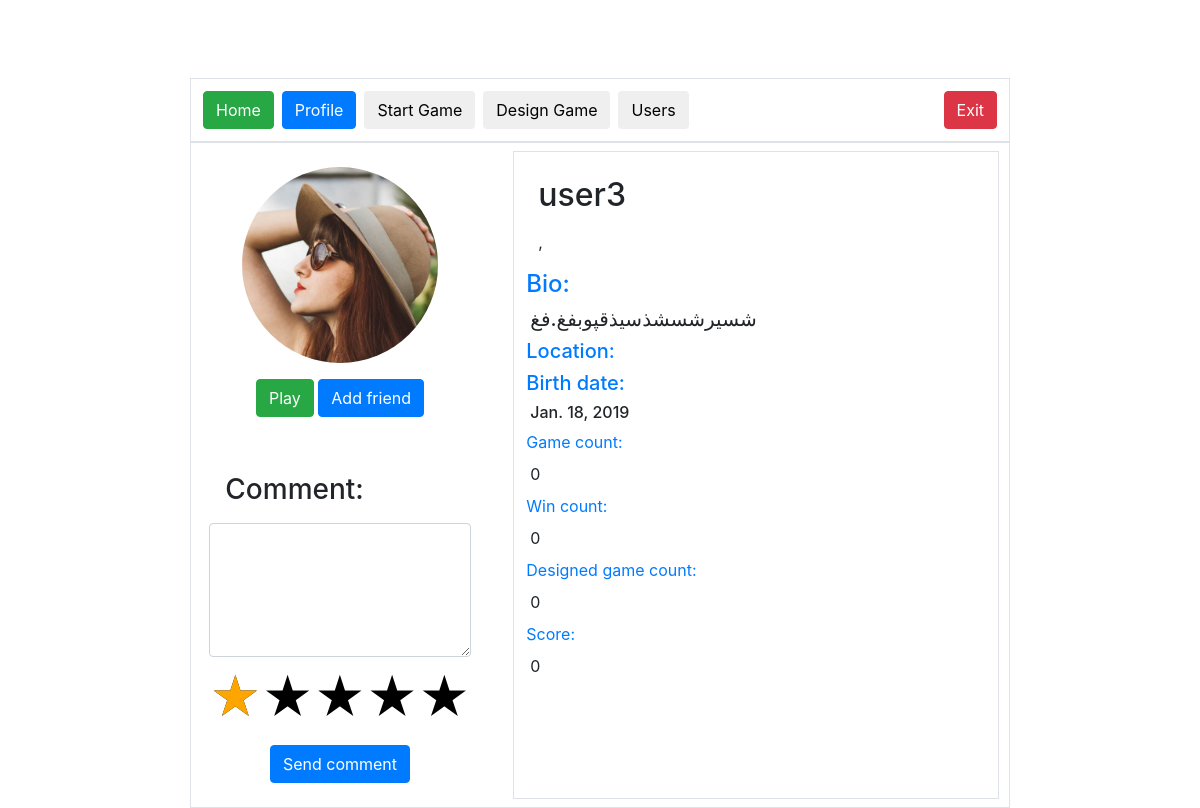
Screenshot of /profile/3/ with the database file from the repository.
### game_backend/models.py (models this page shows)
class Profile(models.Model):
    user = models.OneToOneField(User, on_delete=models.CASCADE)
    bio = models.TextField(max_length=500, blank=True)
    location = models.CharField(max_length=30, blank=True)
    birth_date = models.DateField(null=True, blank=True)
    game_count = models.IntegerField(default=0, blank=False, null=False)
    win_count = models.IntegerField(default=0, blank=False, null=False)
    designed_game_count = models.IntegerField(default=0, blank=False, null=False)
    score = models.IntegerField(default=0, blank=False, null=False)
    is_online = models.BooleanField(default=False)
    avatar = models.ImageField(upload_to='static/img/list-icons',
                               blank=True,
                               null=True,
                               verbose_name="avatar")
    date_added = models.DateField()

### game_backend/views.py (the view)
# urls.py: path('profile/', get_profile),
def get_profile(request, id=None):
    template = loader.get_template('profile.html')
    if id:
        profile = Profile.objects.get(id=id)
    else:
        user = User.objects.get(id=request.user.id)
        profile = Profile.objects.get(user=user)
    context = {'profile' : profile}
    return HttpResponse(template.render(context, request))

### templates/profile.html (shortened to what this page needs)
{% extends 'base.html' %}
{% block tabs %}
    <a href="/">
        <button type="button" class="btn btn-success float-left m-1">Home</button>
    </a>
    <a href="#">
        <button type="button" class="btn btn-primary float-left m-1">Profile</button>
    </a>
    <a href="/all-games/">
        <button type="button" class="btn float-left m-1">Start Game</button>
    </a>
    <a href="/design-game/">
        <button type="button" class="btn float-left m-1">Design Game</button>
    </a>
    <a href="/all-users/">
        <button type="button" class="btn float-left m-1">Users</button>
    </a>
{% endblock %}
{% block page_content %}
    <div class="row">
        <div class="col-md-8 mx-auto text-center border p-2">
            <div class="row">
                <div class="col-md-4 mx-auto text-center  p-2">
                    <img class="img-fluid rounded-circle w-75 m-2 mx-auto" src={{ profile.avatar.url }}>
                    <a href="#" class="btn btn-success mx-auto m-2">Play</a>
                    <button id="add_friend" href="#" class="btn btn-primary mx-auto m-2">Add friend</button>
                    <div class="form-group">
                        <p class="m-3 mt-5 h3 text-left ">Comment:</p>
                        <textarea class="form-control" rows="5" id="comment"></textarea>
                    </div>
                    <div class="float-left">
                        <form class="rating">
                            <label>
                                <span class="icon">★</span>
                            </label>
                            <label>
                                <span class="icon">★</span>
                                <span class="icon">★</span>
                            </label>
                            <label>
                                <span class="icon">★</span>
                                <span class="icon">★</span>
                                <span class="icon">★</span>
                            </label>
                            <label>
                                <span class="icon">★</span>
                                <span class="icon">★</span>
                                <span class="icon">★</span>
                                <span class="icon">★</span>
                            </label>
                            <label>
                                <span class="icon">★</span>
                                <span class="icon">★</span>
                                <span class="icon">★</span>
                                <span class="icon">★</span>
                                <span class="icon">★</span>
                            </label>
                        </form>
                    </div>
                    <button id="user_review" href="#" class="btn btn-primary mx-auto m-2">Send comment</button>
                </div>
                <div class="col-md-7 mx-auto text-center border p-2">
                    <p class="m-3 h2 text-left" id="username_box">{{ profile.user.username }} </p>
                    <p class="m-3 text-left ">{{ profile.user.first_name }},{{ profile.user.last_name }} </p>
                    <p class="m-1 h4 text-primary text-left">Bio:</p>
                    <p class="m-2 h5 text-left">{{ profile.bio }} </p>
                    <p class="m-1 h5 text-primary text-left">Location:</p>
                    <p class="m-1 h5 text-primary text-left">Birth date:</p>
                    <p class="m-2 h6 text-left">{{ profile.birth_date }} </p>
                    <p class="m-1 text-primary text-left">Game count:</p>
                    <p class="m-2 text-left">{{ profile.game_count }} </p>
                    <p class="m-1 text-primary text-left">Win count:</p>
                    <p class="m-2 text-left">{{ profile.win_count }} </p>
                    <p class="m-1 text-primary text-left">Designed game count:</p>
                    <p class="m-2 text-left">{{ profile.designed_game_count }} </p>
                    <p class="m-1 text-primary text-left">Score:</p>
                    <p class="m-2 text-left">{{ profile.score }} </p>
                </div>
            </div>
        </div>
    </div>
{% endblock %}

### templates/base.html (shortened to what this page needs)
{% load static %}
<!DOCTYPE html>
<html lang="en">
<head>
    <link rel="stylesheet" href="https://maxcdn.bootstrapcdn.com/bootstrap/4.1.3/css/bootstrap.min.css">
    <link rel="stylesheet" href="https://cdnjs.cloudflare.com/ajax/libs/font-awesome/4.7.0/css/font-awesome.min.css">
    <link rel="stylesheet" type="text/css" href="{% static 'game.css' %}">
</head>
<body>
<div class="row">
    <div class="col-md-8 mx-auto text-center p-1" id="alert_box">
    </div>
</div>
<div class="row">
    <div class="col-md-8 mx-auto text-center border p-2">
        <a href=" /accounts/logout/">
            <button type="button" class="btn btn-danger float-right m-1">Exit</button>
        </a>
        {% block tabs %}
        {% endblock %}
    </div>
</div>
{% block page_content %}
{% endblock %}
</body>
</html>

### game_backend/static/game.css (style rules this page uses)
body { padding-top: 70px; }
.rating { display: inline-block; position: relative; height: 50px; line-height: 50px; font-size: 50px; }
.rating label { position: absolute; top: 0; left: 0; height: 100%; cursor: pointer; }
.rating label:last-child { position: static; }
.rating label:nth-child(1) { z-index: 5; }
.rating label:nth-child(2) { z-index: 4; }
.rating label:nth-child(3) { z-index: 3; }
.rating label:nth-child(4) { z-index: 2; }
.rating label:nth-child(5) { z-index: 1; }
.rating label .icon { float: left; color: transparent; }
.rating label:last-child .icon { color: #000; }

### rows the page displays
Profile: avatar (picture), user.username "user3", bio "شسیرشسشذسیذقپوبفغ.فغ", birth_date "Jan. 18, 2019", game_count "0", win_count "0", designed_game_count "0", score "0"
